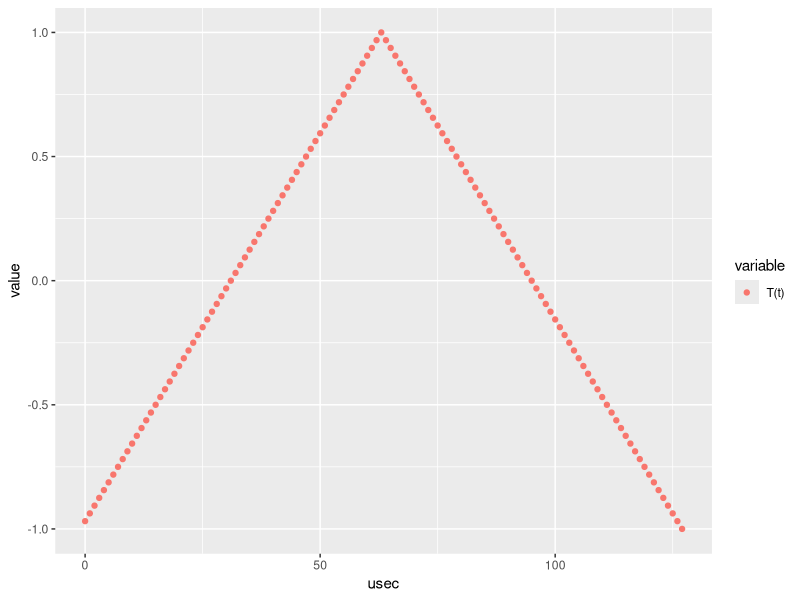
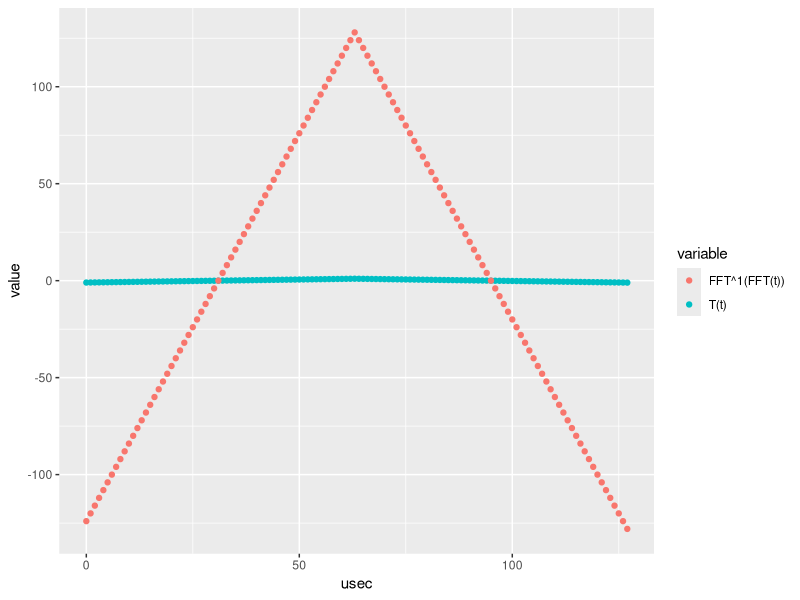
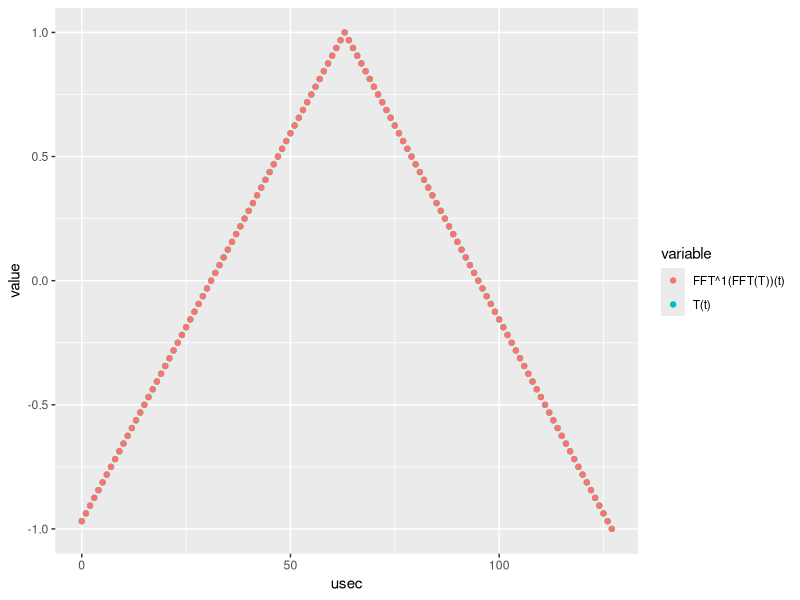
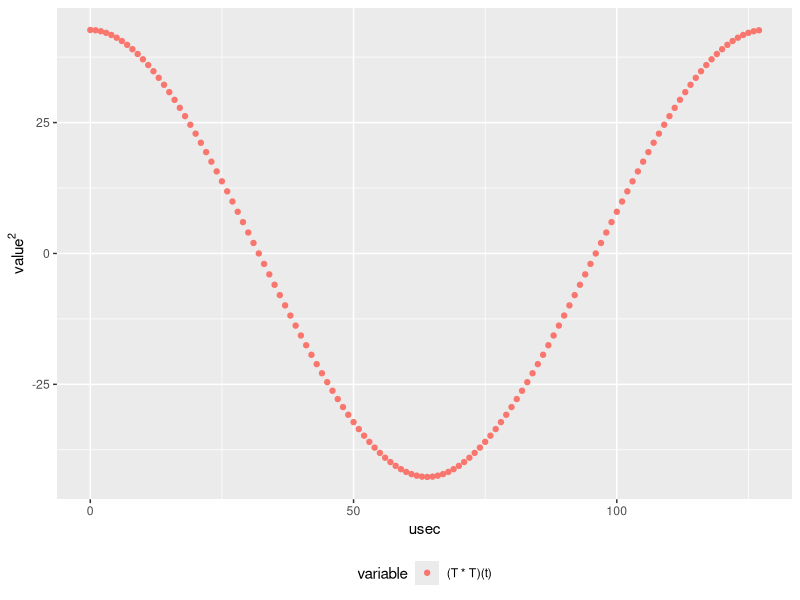
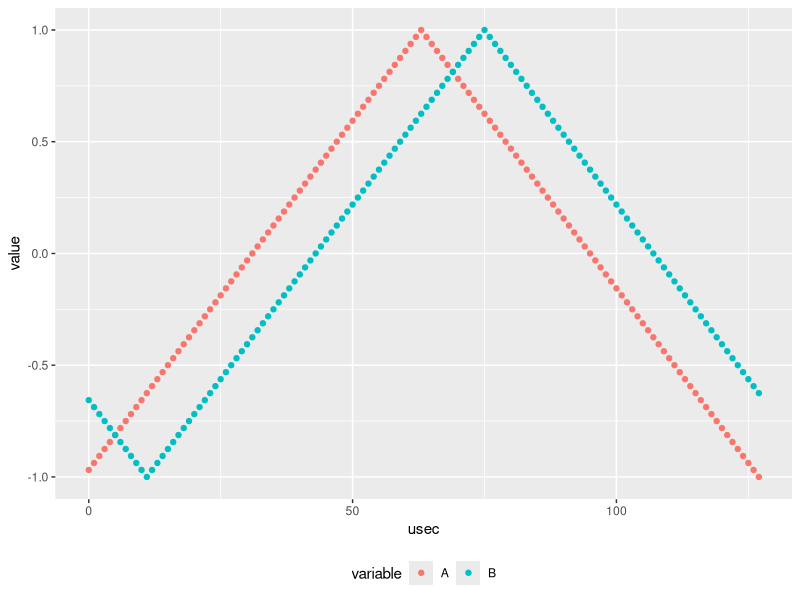
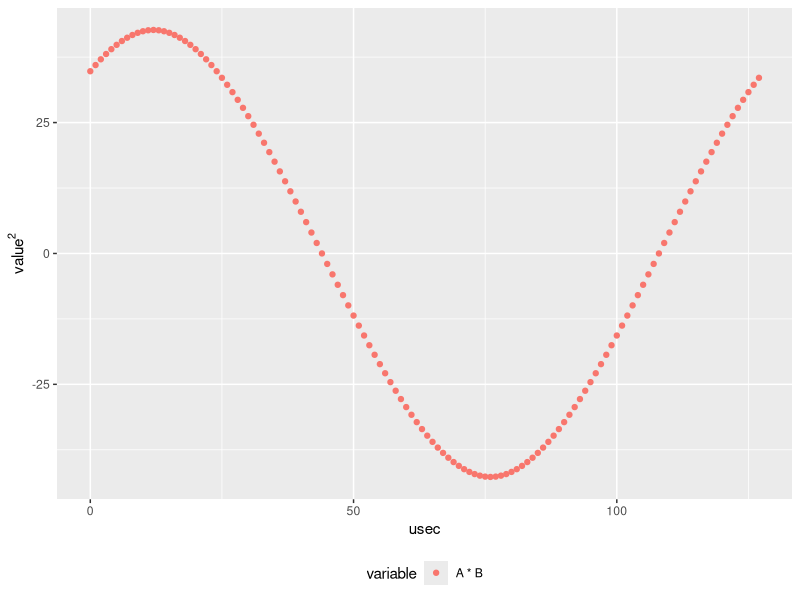
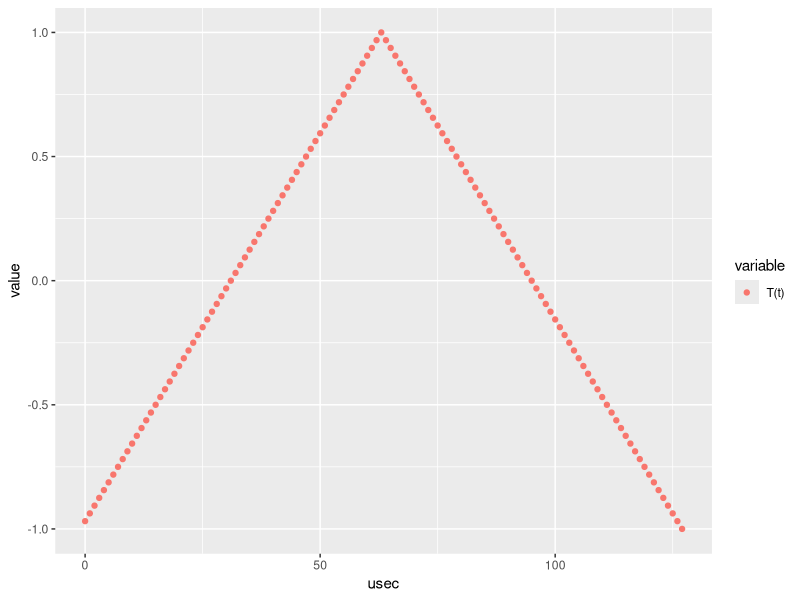
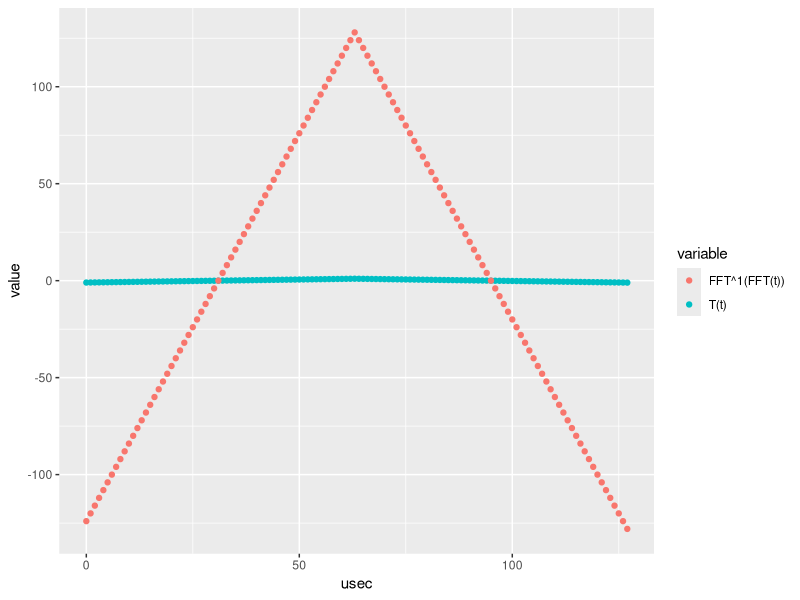

Recreate these plots in R, in order.
# ---
# layout: post
# title: Validate Cross Correlation, Part 2
# date: 2015-08-29 23:00
# ---
# Lines that end on ### are removed ###
# Compute the destination directory for the pictures  ###
public.dir <- paste0(Sys.getenv('HOME'), '/coryan.github.io/public/') ###


# If you are unfamiliar with the markets, or how to interpret a market
# feed as a real function you might want to check the
# [previous](
# {% post_url 2015-08-29-validate-cross-correlation-part-1 %})
# post on this topic.


# Let's start with a simple function and apply the fourier transform and
# its inverse, the R snippets are available in the
# [repository](https://github.com/coryan/coryan.github.io/public/2015-08-29-validate-cross-correlation-part-2.R)
# if you prefer to see or modify the code.
# Here we will break after each bit of code to offer some
# explanations.

# first we write a simple function to generate triangular functions.
# Nothing fancy really, but will save us time later

triangle <- function(period) {
  p4 <- period / 4
  up <- (seq(1, period/2) - p4) / p4
  dn <- (p4 - seq(1, period/2)) / p4
  return(c(up, dn))
}

# using the function we create a triangle

t <- triangle(128)

# and wrap the triangle in a data.frame(), because ggplot2 really
# likes data.frame()

df <- data.frame(usec=seq(0, length(t) - 1), value=t, variable="T(t)")

# ggplot2 generates sensible and good looking plots in most cases,
# make sure it is loaded

require(ggplot2)  # May need to install.packages("ggplot2")

# then we can plot the triangle function

qplot(x=usec, y=value, color=variable, data=df)
ggsave(paste0(public.dir, 'triangle.svg'), width=8, height=8/1.61) ###

# ![A sampled function, the x-axis goes from 0 to 128, the values \
# start at -1.0 and grow linearly to 1.0 just before x is equal to \
# 64.  Then the values decrease linearly to -1.0 when x is equal to \
# 128.](/public/triangle.svg "A Simple Triangular function") 

# next, let's apply the FFT transform and the inverse to the
# triangular function

fft.i <- fft(fft(t), inverse=TRUE)

# and save this into a new data.frame()

tmp <- df
tmp$value <- Re(fft.i)
tmp$variable <- 'FFT^1(FFT(t))'
df.i <- rbind(df, tmp)

# let's add the new data to the data.frame()

qplot(x=usec, y=value, color=variable, data=df.i)
ggsave(paste0(public.dir, 'triangle.and.fft.svg'), width=8, height=8/1.61) ###

# ![Two triangular functions as before.  One labeled 'T(t)' with much \
# smaller amplitude. The second, labeled FFT inverse applied to FFT \
# of T(t) has much higher amplitude, it ranges from -128 to \
# +128.](/public/triangle.and.fft.svg "A Simple Triangular function and \
# applying the FFT to it.")

# What is going on here?  To save computations, the "Fast" Fourier
# Transform omits rescaling the function by $$1/N$$, where $$N$$ is
# the number of samples.  If we apply this rescaling manually things
# match perfectly

fft.i <- fft.i / length(fft.i)
tmp <- df
tmp$value <- Re(fft.i)
tmp$variable <- 'FFT^1(FFT(T))(t)'
df.i <- rbind(df, tmp)
qplot(x=usec, y=value, color=variable, data=df.i)
ggsave(paste0(public.dir, 'triangle.and.fft.scaled.svg'), width=8, height=8/1.61) ###

# ![Two triangular functions as before.  One labeled T(t), and a \
# second labeled FFT inverse applied to FFT \
# of T(t).  Both overlap perfectly, they vary in the -1 to +1 \
# range.](/public/triangle.and.fft.scaled.svg "A Simple Triangular \
# function and applying the FFT to it with rescaling.")

# the more or less obvious question is how well does a function
# correlate to itself, this is easy to compute

corr <- Re(fft( Conj(fft(t)) * fft(t), inverse=TRUE)) / length(t)

# we are going to be wrapping these functions in a data.frame() a
# lot, so let's create a function for it

to.df <- function(a, name) {
  return(data.frame(
    usec=seq(0, length(a) - 1), value=a, variable=name))
}

# and plot the results

corr.df <- to.df(corr, "(T * T)(t)")
qplot(x=usec, y=value, color=variable, data=corr.df) +
  scale_y_continuous(name=expression(value^2)) +
  theme(legend.position="bottom")
ggsave(paste0(public.dir, 'correlation.self.svg'), width=8, height=8/1.61) ###

# ![A sinusoidal wave.  The x axis varies from 0 to 128.  The wave \
# starts with a high value at around 32, a low value of -32 reached \
# when x is approximately 64, and growing back to +32 when x is equal \
# to 128.](/public/correlation.self.svg "The cross-correlation of a \
# triangular function with itself.")

# Notice that the y-axis is labeled $$value^2$$, this is because the
# result of a cross correlation is a measure of area.  That means that
# as we process data with larger values the cross-correlation will
# grow with the square of the value too.

# ### More interesting cross-correlations

# Let's see how the correlation works with a time shifted signal

a <- triangle(128)
a.df <- to.df(a, "A")
b <- a[((seq(1, length(a)) - 13) %% length(a)) + 1]
ab.df <- rbind(a.df, to.df(b, "B"))
qplot(x=usec, y=value, color=variable, data=ab.df) +
  theme(legend.position="bottom")
ggsave(paste0(public.dir, 'triangles.ab.svg'), width=8, height=8/1.61) ###

# ![A graph of two triangular functions, the x-axis is labeled 'usec', \
# the y-axis is labeled 'value'.  The triangular functions are \
# labeled A and B.  B is time shifted, has the value of A a few \
# microseconds earlier.](/public/triangles.ab.svg "Two triangular \
# functions, time shifted.")


# Let's see how the cross-correlation looks like, but since we will be
# doing several correlations, we write a helper function ...

correlation <- function(a, b) {
  inv <- Re(fft( Conj(fft(a)) * fft(b), inverse=TRUE))
  return(inv / length(a))
}
correlation.df <- function(a, b, name) {
  return(to.df(correlation(a, b), name))
}
corr.ab.df <- correlation.df(a, b, "A * B")
qplot(x=usec, y=value, color=variable, data=corr.ab.df) +
  scale_y_continuous(name=expression(value^2)) +
  theme(legend.position="bottom")
ggsave(paste0(public.dir, 'correlation.ab.svg'), width=8, height=8/1.61) ###

# ![Another sinusoidal graph.\
# The x axis labeled usec, ranging from 0 to 128. \
# The y axis labeled $$value^2$$, ranging from approximately -30 to 30. \
# The sinusoid has a single period, \
# which peaks around 15, and bottoms at around 75.](\
# /public/correlation.ab.svg "The Cross-Correlation of two time \
# shifted Triangular functions.")

# The graphs are pretty, but exactly where is the peak?

which.max(corr.ab.df$value)

# {% highlight rout %}
# [1] 13
# {% endhighlight %}

# That is a perfect match, but market (or other) signals are rarely so
# perfectly match, what happens if we add some noise?

